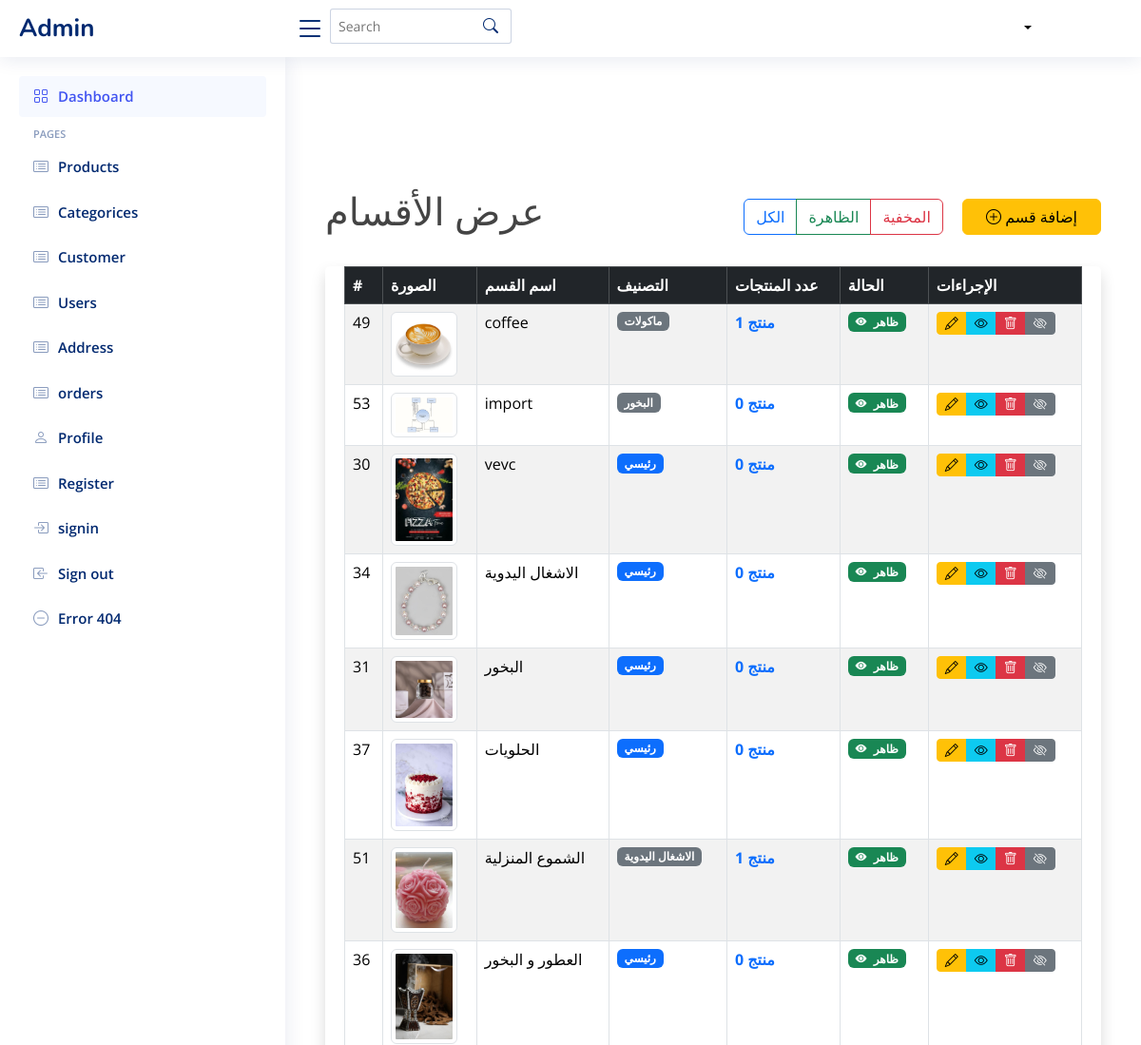
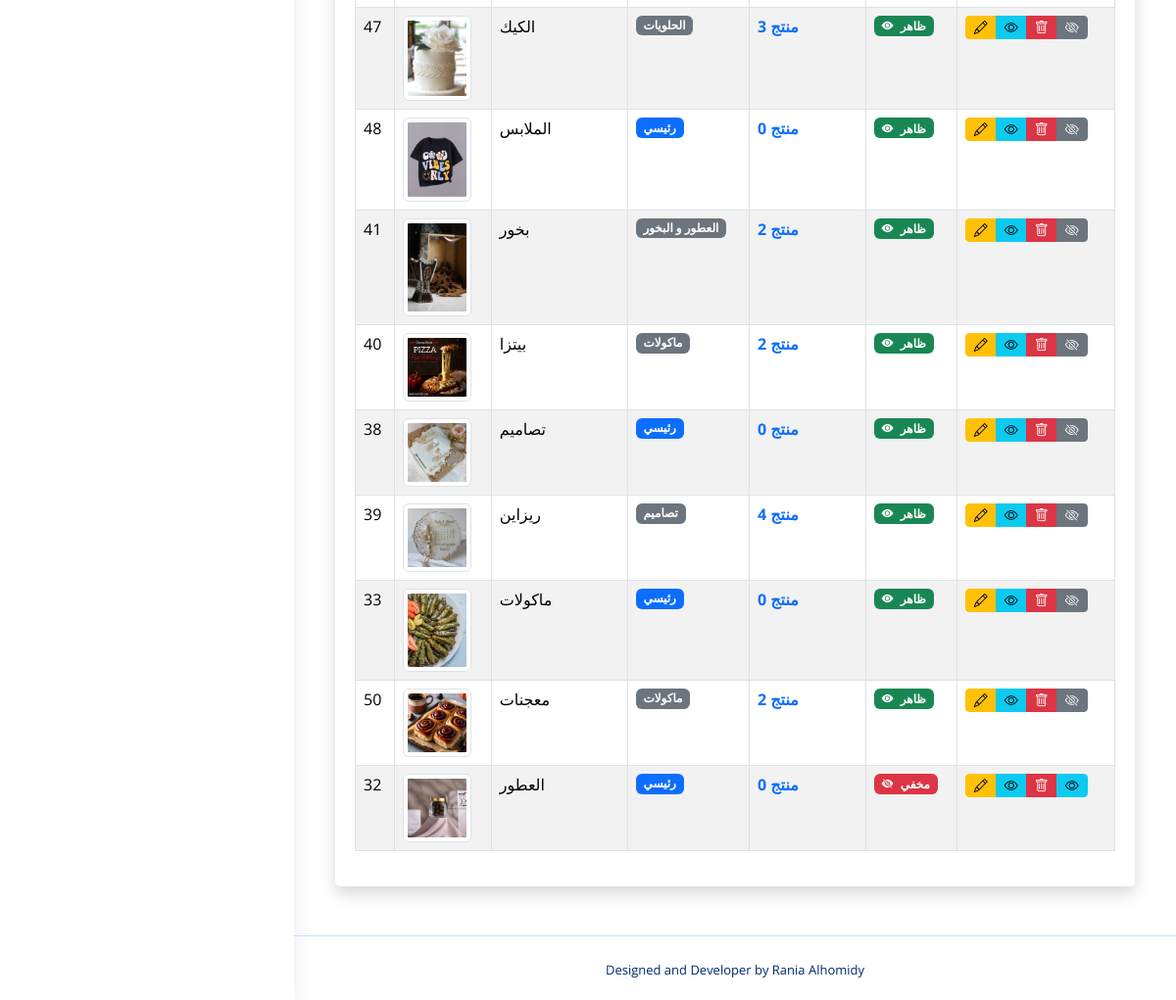
Screenshot of /admin/showcate with the database file from the repository (2 pictures, top to bottom).
### tables this page shows
CREATE TABLE category (
    id INTEGER PRIMARY KEY AUTOINCREMENT,
    name TEXT  NULL,
    parent_id INTEGER,
    image TEXT, is_active INTEGER DEFAULT 0,
    FOREIGN KEY (parent_id) REFERENCES categories (id) ON DELETE SET NULL
);

### admin_routes.py (the view)
@admin_bp.route('/showcate')
def categories():
    filter_type = request.args.get('filter', 'all')
    try:
        conn = get_db_connection()
        conn.row_factory = sqlite3.Row
        query = """
            SELECT c1.*, c2.name as parent_name,
                   (SELECT COUNT(p.id) FROM product p WHERE p.category_id = c1.id) as product_count
            FROM category c1
            LEFT JOIN category c2 ON c1.parent_id = c2.id
        """
        if filter_type == 'active':
            query += " WHERE c1.is_active = 1"
        elif filter_type == 'inactive':
            query += " WHERE c1.is_active = 0"
        query += " ORDER BY c1.is_active DESC, c1.name"
        categories = conn.execute(query).fetchall()
        return render_template('admin/show_cate.html', categories=categories)
    except Exception as e:
        flash(f"خطأ في جلب البيانات: {str(e)}", "danger")
        return redirect(url_for('admin.categories'))
    finally:
        conn.close()

### admin_routes.py (called while the page is built)
def get_db_connection():
    conn = sqlite3.connect('database/Eshop.db')
    conn.row_factory = sqlite3.Row
    return conn

### app.py (called while the page is built, shortened)
def get_db_connection():
    conn = sqlite3.connect('database/Eshop.db')
    conn.row_factory = sqlite3.Row
    return conn

@app.context_processor
def inject_categories():
    conn = get_db_connection()
    cursor = conn.cursor()
    try:
        cursor.execute("""
            SELECT id, name, parent_id, image
            FROM category
            WHERE parent_id IS NULL
            ORDER BY name
        """)
        main_categories = cursor.fetchall()
        cursor.execute("SELECT id, name, parent_id, image FROM category ORDER BY name")
        all_categories = cursor.fetchall()
        return {
            'main_categories': main_categories,
            'all_categories': all_categories
        }
    finally:
        conn.close()

@app.context_processor
def inject_sellers():
    conn = get_db_connection()
    sellers = conn.execute('SELECT id, store_name FROM sellers').fetchall()
    conn.close()
    return dict(sellers=sellers)

@app.context_processor
def inject_user_data_and_cart_count():
    user_id = request.cookies.get('user_auth') # كوكي يدل على أن المستخدم مسجل دخول
    current_user_name = None
    total_items_in_cart = 0
    return dict(
        user_name=current_user_name, # اسم المستخدم (أو None)
        logged_in=bool(user_id), # True إذا كان user_id موجوداً (أي مسجل دخول)
        total_items_count=total_items_in_cart # العدد الكلي للمنتجات في السلة
    )

### templates/admin/show_cate.html
{% include 'admin/header.html' %}
<main id="main" class="main">
    <div class="container mt-5">
        <div class="d-flex justify-content-between align-items-center mb-4">
            <h1 class="text-center">عرض الأقسام</h1>
            <div>
                <div class="btn-group" role="group">
                    <a href="{{ url_for('admin.categories') }}?filter=all" class="btn btn-outline-primary">الكل</a>
                    <a href="{{ url_for('admin.categories') }}?filter=active" class="btn btn-outline-success">الظاهرة</a>
                    <a href="{{ url_for('admin.categories') }}?filter=inactive" class="btn btn-outline-danger">المخفية</a>
                </div>
                <a href="{{ url_for('admin.add_category') }}" class="btn btn-warning ms-3 ps-4 pe-4">
                    <i class="bi bi-plus-circle"></i> إضافة قسم
                </a>
            </div>
        </div>
        <div class="card shadow">
            <div class="card-body">
                <div class="table-responsive">
                    <table class="table table-bordered table-hover table-striped">
                        <thead class="table-dark">
                            <tr>
                                <th>#</th>
                                <th>الصورة</th>
                                <th>اسم القسم</th>
                                <th>التصنيف</th>
                                <th>عدد المنتجات</th>
                                <th>الحالة</th>
                                <th>الإجراءات</th>
                            </tr>
                        </thead>
                        <tbody>
                            {% for category in categories %}
                            <tr>
                                <td>{{ category['id'] }}</td>
                                <td>
                                    {% if category['image'] %}
                                        {% set category_image_path_no_static = category.image.replace('static/', '', 1) %}
                                        <img src="{{ url_for('static', filename=category_image_path_no_static) }}" alt="صورة {{ category['name'] }}" width="70" class="img-thumbnail">
                                    {% else %}
                                        <span class="text-muted">لا توجد صورة</span>
                                    {% endif %}
                                </td>
                                <td>{{ category['name'] }}</td>
                                <td>
                                    {% if category['parent_id'] %}
                                        <span class="badge bg-secondary">{{ category['parent_name'] or 'فرعي' }}</span>
                                    {% else %}
                                        <span class="badge bg-primary">رئيسي</span>
                                    {% endif %}
                                </td>
                                <td>
                                    <a href="{{ url_for('product.show_products_by_category', category_id=category['id']) }}" class="text-primary fw-bold" title="عرض منتجات القسم">
                                        {{ category['product_count'] }} منتج
                                    </a>
                                </td>
                                <td>
                                    {% if category['is_active'] == 1 %}
                                        <span class="badge bg-success"><i class="bi bi-eye-fill me-1"></i> ظاهر</span>
                                    {% else %}
                                        <span class="badge bg-danger"><i class="bi bi-eye-slash-fill me-1"></i> مخفي</span>
                                    {% endif %}
                                </td>
    <td>
        <div class="btn-group" role="group">
            <a href="{{ url_for('admin.edit_category', category_id=category['id']) }}"
               class="btn btn-warning btn-sm" title="تعديل">
                <i class="bi bi-pencil"></i>
            </a>
            <a href="{{ url_for('admin.category_details_admin', category_id=category['id']) }}"
               class="btn btn-info btn-sm" title="تفاصيل القسم">
                <i class="bi bi-eye"></i>
            </a>
            <a href="{{ url_for('admin.delete_category', category_id=category['id']) }}"
               class="btn btn-danger btn-sm"
               onclick="return confirm('هل أنت متأكد من حذف هذا القسم؟');"
               title="حذف">
                <i class="bi bi-trash"></i>
            </a>
            {% if category['is_active'] == 1 %}
                <a href="{{ url_for('admin.toggle_category', category_id=category['id'], status=0) }}"
                   class="btn btn-secondary btn-sm" title="إخفاء">
                  <i class="bi bi-eye-slash"></i>
                </a>
            {% else %}
                <a href="{{ url_for('admin.toggle_category', category_id=category['id'], status=1) }}"
                   class="btn btn-info btn-sm" title="إظهار">
                  <i class="bi bi-eye"></i>
                </a>
            {% endif %}
        </div>
    </td>
                            </tr>
                            {% endfor %}
                        </tbody>
                    </table>
                </div>
            </div>
        </div>
    </div>
</main>
{% include 'admin/footer.html' %}

### templates/admin/header.html (shortened to what this page needs)
<!DOCTYPE html>
<html lang="en">
<head>
<!DOCTYPE html>
<html lang="en">
<head>
  <link href="https://cdn.jsdelivr.net/npm/bootstrap@5.3.0/dist/css/bootstrap.min.css" rel="stylesheet">
  <link href="{{ url_for('static', filename='vendor/bootstrap/css/bootstrap.min.css') }}" rel="stylesheet">
  <link href="{{ url_for('static', filename='vendor/bootstrap-icons/bootstrap-icons.css') }}" rel="stylesheet">
  <link href="{{ url_for('static', filename='vendor/boxicons/css/boxicons.min.css') }}" rel="stylesheet">
  <link href="{{ url_for('static', filename='vendor/quill/quill.snow.css') }}" rel="stylesheet">
  <link href="{{ url_for('static', filename='vendor/quill/quill.bubble.css') }}" rel="stylesheet">
  <link href="{{ url_for('static', filename='vendor/remixicon/remixicon.css') }}" rel="stylesheet">
  <link href="{{ url_for('static', filename='vendor/simple-datatables/style.css') }}" rel="stylesheet">
  <link rel="stylesheet" href="{{ url_for('static', filename='css/fontawesome.min.css') }}">
  <link rel="stylesheet" href="{{ url_for('static', filename='css/fontawesome.css') }}">
  <link rel="stylesheet" href="{{ url_for('static', filename='css/all.min.css') }}">
  <link rel="stylesheet" href="{{ url_for('static', filename='style/css/font-awesome.min.css') }}">
  <link href="{{ url_for('static', filename='css/index.css') }}" rel="stylesheet">
</head>
<body>
  <header id="header" class="header fixed-top d-flex align-items-center">
    <div class="d-flex align-items-center justify-content-between">
      <a href="{{ url_for('admin.home') }}" class="logo d-flex align-items-center">
        <span class="d-none d-lg-block">Admin</span>
      </a>
      <i class="bi bi-list toggle-sidebar-btn"></i>
    </div>
    <div class="search-bar">
      <form class="search-form d-flex align-items-center" method="POST" action="#">
        <input type="text" name="query" placeholder="Search" title="Enter search keyword">
        <button type="submit" title="Search"><i class="bi bi-search"></i></button>
      </form>
    </div>
      <nav class="navbar">
    <div class=" pro-info nav-item dropdown drop  p-0 d-flex ">
      <a class="info nav-link dropdown-toggle" href="#" role="button" data-bs-toggle="dropdown" aria-expanded="false">
      </a>
    </div>
    </nav>
  </header>
  <aside id="sidebar" class="sidebar">
    <ul class="sidebar-nav" id="sidebar-nav">
      <li class="nav-item">
        <a class="nav-link " href="{{url_for('admin.home')}}">
          <i class="bi bi-grid"></i>
          <span>Dashboard</span>
        </a>
      </li>
      <li class="nav-heading">Pages</li>
      <li class="nav-item">
        <a class="nav-link collapsed" href="{{ url_for('admin.show_product')}}">
          <i class="bi bi-card-list"></i>
          <span>Products</span>
        </a>
        </li>
        <li class="nav-item">
  <a class="nav-link collapsed" href="{{ url_for('admin.categories')}}">
    <i class="bi bi-card-list"></i>
    <span>Categorices</span>
  </a>
</li>
        <li class="nav-item">
        <a class="nav-link collapsed" href="{{url_for('admin.show_seller')}}">
          <i class="bi bi-card-list"></i>
          <span>Customer</span>
        </a>
        </li>
      <li class="nav-item">
        <a class="nav-link collapsed" href="{{url_for('admin.users')}}">
          <i class="bi bi-card-list"></i>
          <span>Users</span>
        </a>
      </li>
      <li class="nav-item">
        <a class="nav-link collapsed" href="address.html">
          <i class="bi bi-card-list"></i>
          <span>Address</span>
        </a>
      </li>
      <li class="nav-item">
        <a class="nav-link collapsed" href="orders.html">
          <i class="bi bi-card-list"></i>
          <span>orders</span>
        </a>
      </li>
      <li class="nav-item">
        <a class="nav-link collapsed" href="profile.html">
          <i class="bi bi-person"></i>
          <span>Profile</span>
        </a>
      </li>
      <li class="nav-item">
        <a class="nav-link collapsed" href="signup.html">
          <i class="bi bi-card-list"></i>
          <span>Register</span>
        </a>
      </li>
      <li class="nav-item">
        <a class="nav-link collapsed" href="signin.html">
          <i class="bi bi-box-arrow-in-right"></i>
          <span>signin</span>
        </a>
      </li>
      <li class="nav-item">
        <a class="nav-link collapsed" href="logout.html">
          <i class="bi bi-box-arrow-in-left"></i>
          <span>Sign out</span>
        </a>
      </li>
      <li class="nav-item">
        <a class="nav-link collapsed" href="pages-error-404.html">
          <i class="bi bi-dash-circle"></i>
          <span>Error 404</span>
        </a>
      </li>
    </ul>
  </aside>

### templates/admin/footer.html (shortened to what this page needs)
  <footer id="footer" class="footer">
    <div class="credits">
      Designed and Developer by
        Rania Alhomidy
    </div>
  </footer>
</body>
</html>

### static/css/index.css (style rules this page uses)
:root { scroll-behavior: smooth; }
body { font-family: "Open Sans", sans-serif; background: #ffffff; color: #444444; }
a { color: #000; text-decoration: none; }
h1, h2, h3, h4, h5, h6 { font-family: "Nunito", sans-serif; }
.navbar { padding: 10px; background-color: #ffffff; margin-left: 500px; }
.navbar a, .navbar a:focus { display: flex; align-items: center; justify-content: space-between; padding: 5px 15px 7px 15px; margin-left: 5px; font-size: 14px; color: #000; white-space: nowrap; transition: 0.3s; border-radius: 50px; }
#main { margin-top: 60px; padding: 20px 30px; transition: all 0.3s; }
.card { margin-bottom: 30px; border: none; border-radius: 5px; box-shadow: 0px 0 30px rgba(1, 41, 112, 0.1); }
.card-body { padding: 0 20px 20px 20px; }
.logo { line-height: 1; }
@media (min-width: 1200px) { .logo { width: 280px; } }
.logo span { font-size: 26px; font-weight: 700; color: #012970; font-family: "Nunito", sans-serif; }
.header { transition: all 0.5s; z-index: 997; height: 60px; box-shadow: 0px 2px 20px rgba(1, 41, 112, 0.1); background-color: #fff; padding-left: 20px; }
.header .toggle-sidebar-btn { font-size: 32px; padding-left: 10px; cursor: pointer; color: #012970; }
.header .search-bar { margin-top: 10px; padding: 0 5px; }
.header .search-form { width: 100%; }
.header .search-form input { border: 0; font-size: 14px; color: #012970; border: 1px solid rgba(1, 41, 112, 0.2); padding: 7px 38px 7px 8px; border-radius: 3px; transition: 0.3s; width: 100%; }
.header .search-form button { border: 0; padding: 0; margin-left: -30px; background: none; }
.header .search-form button i { color: #012970; }
.sidebar { position: fixed; top: 60px; left: 0; bottom: 0; width: 300px; z-index: 996; transition: all 0.3s; padding: 20px; overflow-y: auto; scrollbar-width: thin; scrollbar-color: #aab7cf transparent; box-shadow: 0px 0px 20px rgba(1, 41, 112, 0.1); background-color: #fff; }
@media (min-width: 1200px) { #main, #footer { margin-left: 300px; } }
.sidebar-nav { padding: 0; margin: 0; list-style: none; }
.sidebar-nav li { padding: 0; margin: 0; list-style: none; }
.sidebar-nav .nav-item { margin-bottom: 5px; }
.sidebar-nav .nav-heading { font-size: 11px; text-transform: uppercase; color: #899bbd; font-weight: 600; margin: 10px 0 5px 15px; }
.sidebar-nav .nav-link { display: flex; align-items: center; font-size: 15px; font-weight: 600; color: #4154f1; transition: 0.3; background: #f6f9ff; padding: 10px 15px; border-radius: 4px; }
.sidebar-nav .nav-link i { font-size: 16px; margin-right: 10px; color: #4154f1; }
.sidebar-nav .nav-link.collapsed { color: #012970; background: #fff; }
.sidebar-nav .nav-link.collapsed i { color: #899bbd; }
.footer { padding: 20px 0; font-size: 14px; transition: all 0.3s; border-top: 1px solid #cddfff; }
.footer .credits { padding-top: 5px; text-align: center; font-size: 13px; color: #012970; }
input { padding: 5px; margin: 0; border: 1px solid #ccc; border-radius: 10px; }
a { color: #fff; }

### rows the page displays
category: id "49", shows a picture, name "coffee", name "ماكولات", product_count "1", shows "ظاهر"
category: id "53", shows a picture, name "import", name "البخور", product_count "0", is_active 1 (drawn)
category: id "30", shows a picture, name "vevc", parent_id "رئيسي", product_count "0", is_active 1 (drawn)
category: id "34", shows a picture, name "الاشغال اليدوية", shows "رئيسي", product_count "0", is_active 1 (drawn)
category: id "31", name "البخور", shows "رئيسي", product_count "0", is_active 1 (drawn)
category: id "37", shows a picture, name "الحلويات", shows "رئيسي", product_count "0", is_active 1 (drawn)
category: id "51", shows a picture, name "الشموع المنزلية", name "الاشغال اليدوية", product_count "1", shows "ظاهر"
category: id "36", name "العطور و البخور", shows "رئيسي", product_count "0", is_active 1 (drawn)
category: id "47", shows a picture, name "الكيك", name "الحلويات", product_count "3", is_active 1 (drawn)
category: id "48", shows a picture, name "الملابس", shows "رئيسي", product_count "0", is_active 1 (drawn)
category: id "41", name "بخور", name "العطور و البخور", product_count "2", is_active 1 (drawn)
category: id "40", shows a picture, name "بيتزا", name "ماكولات", product_count "2", is_active 1 (drawn)
category: id "38", shows a picture, name "تصاميم", shows "رئيسي", product_count "0", is_active 1 (drawn)
category: id "39", shows a picture, name "ريزاين", name "تصاميم", product_count "4", is_active 1 (drawn)
category: id "33", shows a picture, name "ماكولات", shows "رئيسي", product_count "0", is_active 1 (drawn)
category: id "50", shows a picture, name "معجنات", name "ماكولات", product_count "2", is_active 1 (drawn)
category: id "32", name "العطور", shows "رئيسي", product_count "0", shows "مخفي"
